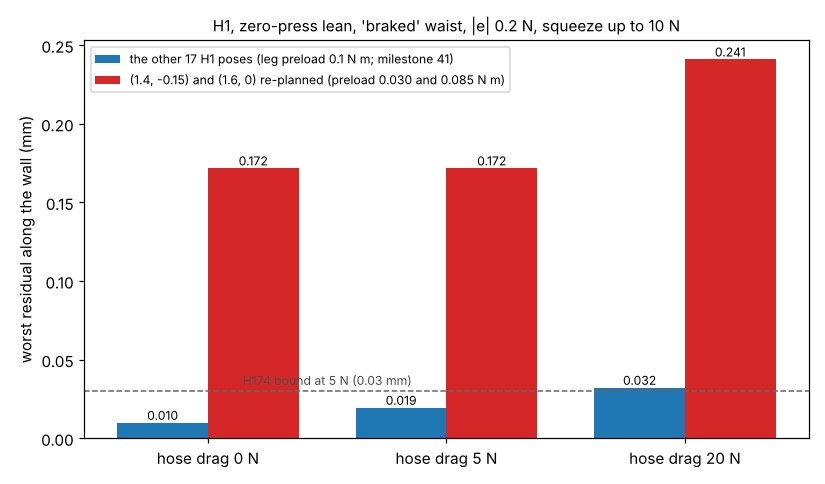

Write Python code to recreate this figure.
"""Figure for milestone 44: python experiments/m44_legpreload/figure.py (reads results.json)."""
import json
import os

import matplotlib
matplotlib.use("Agg")
import matplotlib.pyplot as plt  # noqa: E402
import numpy as np  # noqa: E402

HERE = os.path.dirname(os.path.abspath(__file__))
R = json.load(open(os.path.join(HERE, "results.json")))
D = sorted(R["D"], key=lambda x: x["H"])
H = [x["H"] for x in D]
other = [x["worst"]["other"]["y"] for x in D]
two = [x["worst"]["two"]["y"] if x["worst"]["two"] else np.nan for x in D]
x = np.arange(len(H))
w = 0.38
fig, ax = plt.subplots(figsize=(7.5, 4.4))
ax.bar(x - w / 2, other, w, color="C0", label="the other 17 H1 poses (leg preload 0.1 N m; milestone 41)")
ax.bar(x + w / 2, two, w, color="C3", label="(1.4, -0.15) and (1.6, 0) re-planned (preload 0.030 and 0.085 N m)")
for i, (a, b) in enumerate(zip(other, two)):
    ax.text(x[i] - w / 2, a, f"{a:.3f}", ha="center", va="bottom", fontsize=8)
    ax.text(x[i] + w / 2, b, f"{b:.3f}", ha="center", va="bottom", fontsize=8)
ax.axhline(0.03, color="0.4", ls="--", lw=1)
ax.text(0.5, 0.034, "H174 bound at 5 N (0.03 mm)", ha="center", fontsize=8, color="0.3")
ax.set_xticks(x, [f"hose drag {h:g} N" for h in H])
ax.set_ylabel("worst residual along the wall (mm)")
ax.set_title("H1, zero-press lean, 'braked' waist, |e| 0.2 N, squeeze up to 10 N", fontsize=10)
ax.legend(fontsize=8, loc="upper left")
fig.tight_layout()
fig.savefig(os.path.join(HERE, "figure.png"), dpi=110)
print("wrote figure.png")
